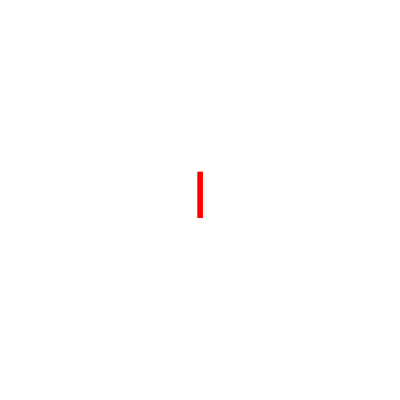
Frame 1 (no input)
Frame 60 (no input): identical to frame 1, image omitted
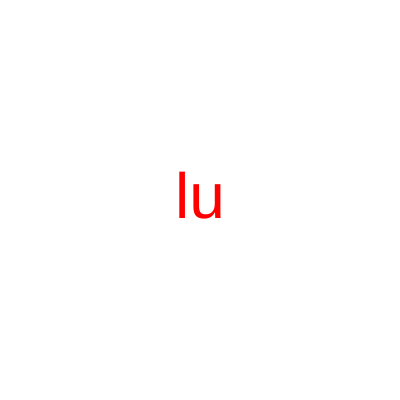
Frame 120 (the mouse pressed at the canvas centre since frame 60)

The p5.js sketch that drew these frames (run headless with seeded random() and noise() and a simulated clock; from frame 60 on, the mouse is pressed at the canvas centre):

// p5.js sketch
// ── sketch.js
function setup() {
    createCanvas(400, 400);
  }
  
  function draw() {
    background("white");
    fill("red");
    textSize(64);
    textAlign(CENTER, CENTER)
    
    let maximo = width;
    let minimo = 0;
    let palavra = "luiz";
    let quantidade = map(mouseX, 0, width, 1, palavra.length);
    let parcial = palavra.substring(0,quantidade);
    text(parcial,200,200);
    
  //  if(mouseX < 50){
  //    let palavra = "C";
  //    text(palavra, 200, 200);
  //  } else {
  //    let palavra = "luiz";
  //    text(palavra, 200, 200);
  //  }
  }
  //  }
  
// ── style.css

html, body {
  margin: 0;
  padding: 0;
}
canvas {
  display: block;

   }
  
